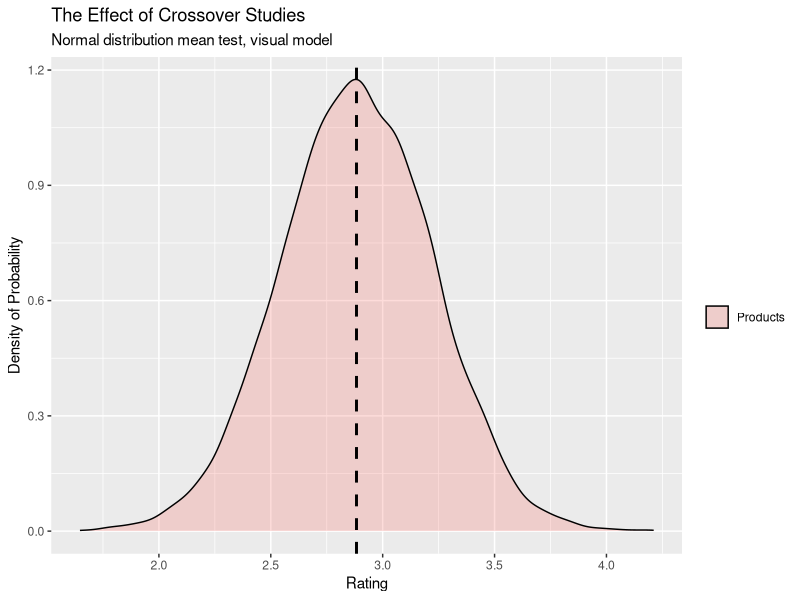

Write the R code that produced this figure. (Note: this script raises an error after producing the figure.)
# crossover.r
# Jack Margeson, Summer of 2019
# R script for analyzing the effect of crossover studies. Part of an internship project for Proctor & Gamble.

# Library inclusions
library(ggplot2) # Graphic generator
library(reshape2) # Melt data for plot
library(readxl) # Import dataset from Excel
library(lme4)

#--------------- Both Models ---------------#

# Normal distribution mean test
# The point of this test is to show visually the 
# Tests the rnorm() function with same paramaters going to be used in data generation.
model.df <- data.frame(Products = rnorm(10000, 2.883, 0.34))
model.df.melt <- melt(model.df)
model.plot <- ggplot(model.df.melt, aes(x = value, fill = variable)) + 
  geom_density(
    alpha = 0.25) +
  geom_vline(aes(xintercept=2.883),
             color="black", linetype="dashed", size=1)
model.plot + labs(
  title = "The Effect of Crossover Studies",
  subtitle="Normal distribution mean test, visual model",
  x = "Rating", 
  y = "Density of Probability", 
  fill = "")

#--------------- Model #1 ---------------#

# Model #1 - Data generation
# Each sequence 1-6 is assigned 3 subjects.
# Each subject undergoes 6 treatments in total, across 6 periods.
# 108 random data values are generated here from the normal model for use in data generation.
# Since we're looking for a baseline, all products (A-F) pull from the same normal distribution.
# model1.data <- rnorm(108, 2.883, 0.34)
model1.data <- read_excel("./model1_data.xlsx")
model1.lmer = lmer(Plaque ~ (1|Subject), data=model1.data)

#--------------- Model #2 ---------------#

# Model #2 - Data generation
# Each sequence 1-4 is assigned 3 subjects.
# Each subject undergoes 4 treatments in total, across 4 periods with washout periods.
# 48 random data values are generated here from the normal model for use in data generation.
# Since we're looking for a baseline, all products (A & B) pull from the same normal distribution.
# model2.data <- rnorm(48, 2.883, 0.34)
model2.data <- read_excel("./model2_data.xlsx")
